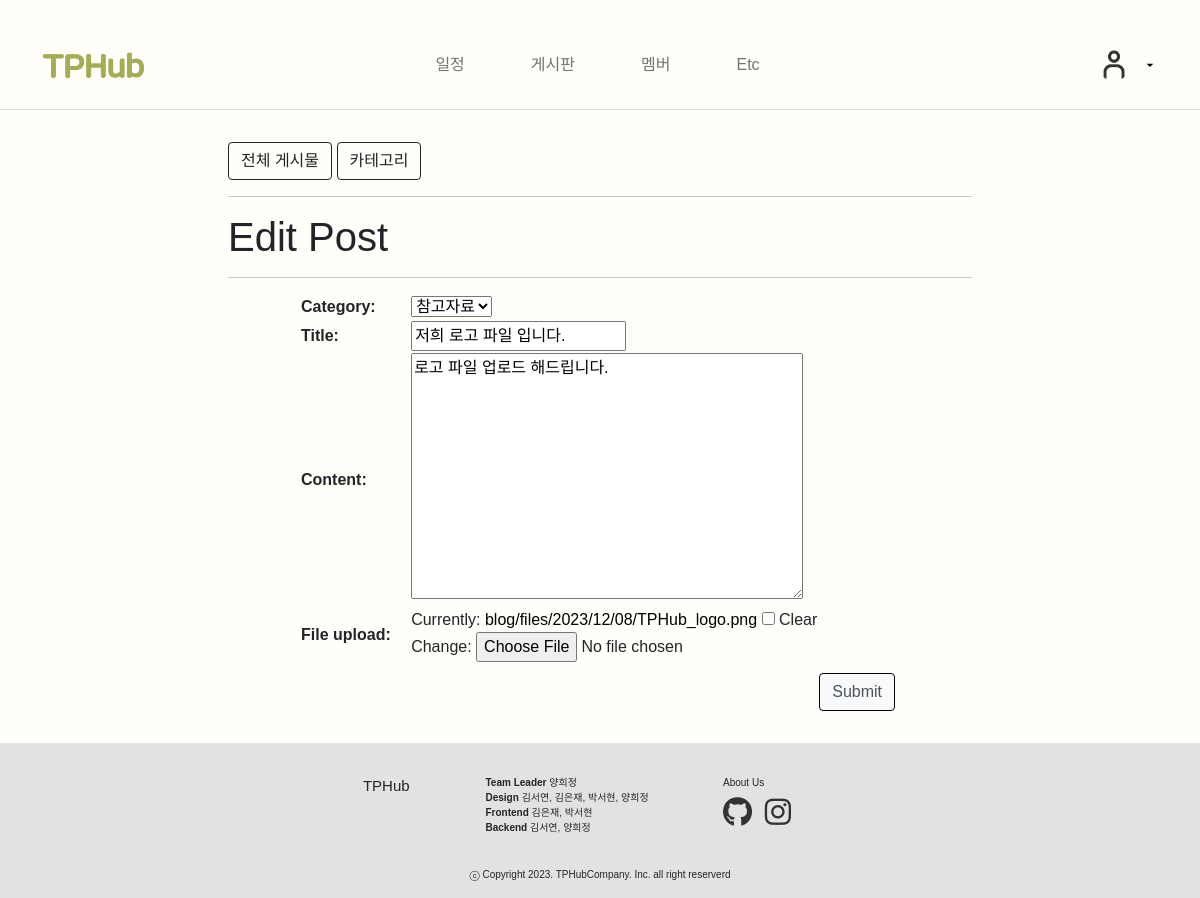
Page /board/update_post/2/ (signed in) on the committed database.
### board/models.py (models this page shows, shortened)
class Post(models.Model):
    title = models.CharField(max_length=30)
    author = models.ForeignKey(User, null=True, blank=False, on_delete=models.SET_NULL)
    category = models.ForeignKey(Category, null=True, blank=False, on_delete=models.SET_NULL)
    user_profile = models.ForeignKey(UserProfile, null=True, blank=False, on_delete=models.SET_NULL)
    content = models.TextField()
    file_upload = models.FileField(upload_to='blog/files/%Y/%m/%d/', blank=True)
    created_at = models.DateTimeField(auto_now_add=True)
    updated_at = models.DateTimeField(auto_now=True)

### board/views.py (the view)
# urls.py: path('update_post/<int:pk>/', views.PostUpdate.as_view()),  # 글 수정
class PostUpdate(LoginRequiredMixin, UpdateView):
    model = Post
    fields = ['category', 'title', 'content', 'file_upload']
    template_name = 'board/post_update_form.html'
    def dispatch(self, request, *args, **kwargs):
        if request.user.is_authenticated and (request.user.is_superuser or request.user == self.get_object().author):
            return super(PostUpdate, self).dispatch(request, *args, **kwargs)
        else:
            raise PermissionDenied

### board/models.py (called while the page is built)
    def __str__(self):
        return self.name

### board/templates/board/post_update_form.html (shortened to what this page needs)
{% extends 'board/base.html' %}
{% block main_area %}
    <h1> Edit Post</h1>
    <hr>
    <form method="post" enctype="multipart/form-data" style="max-width: 600px; margin: 0 auto;">
        <table style="width: 100%;">
            {{ form.as_table }}
        </table>
        <div style="text-align: right; margin-top: 10px;">
            <button type="submit" class="btn btn-primary custom-btn" style=" border: 1px solid #000000;background-color: #f8f9fa;
                color: #495057; margin-right: 5px;"> Submit
            </button>
        </div>
    </form>
{% endblock %}

### board/templates/board/base.html (style rules this page uses)
body { font-family: 'Pretendard-Regular', sans-serif; background-color: #FFFEF8 !important; margin-top: 20px; background: rgba(241, 246, 253); overflow-x: hidden; }

### landing_page/templates/landing_page/navbar.html (style rules this page uses)
a { text-decoration-line: none; color: black; }

### rows in the picture
Post: category "참고자료", title "저희 로고 파일 입니다.", content "로고 파일 업로드 해드립니다."
